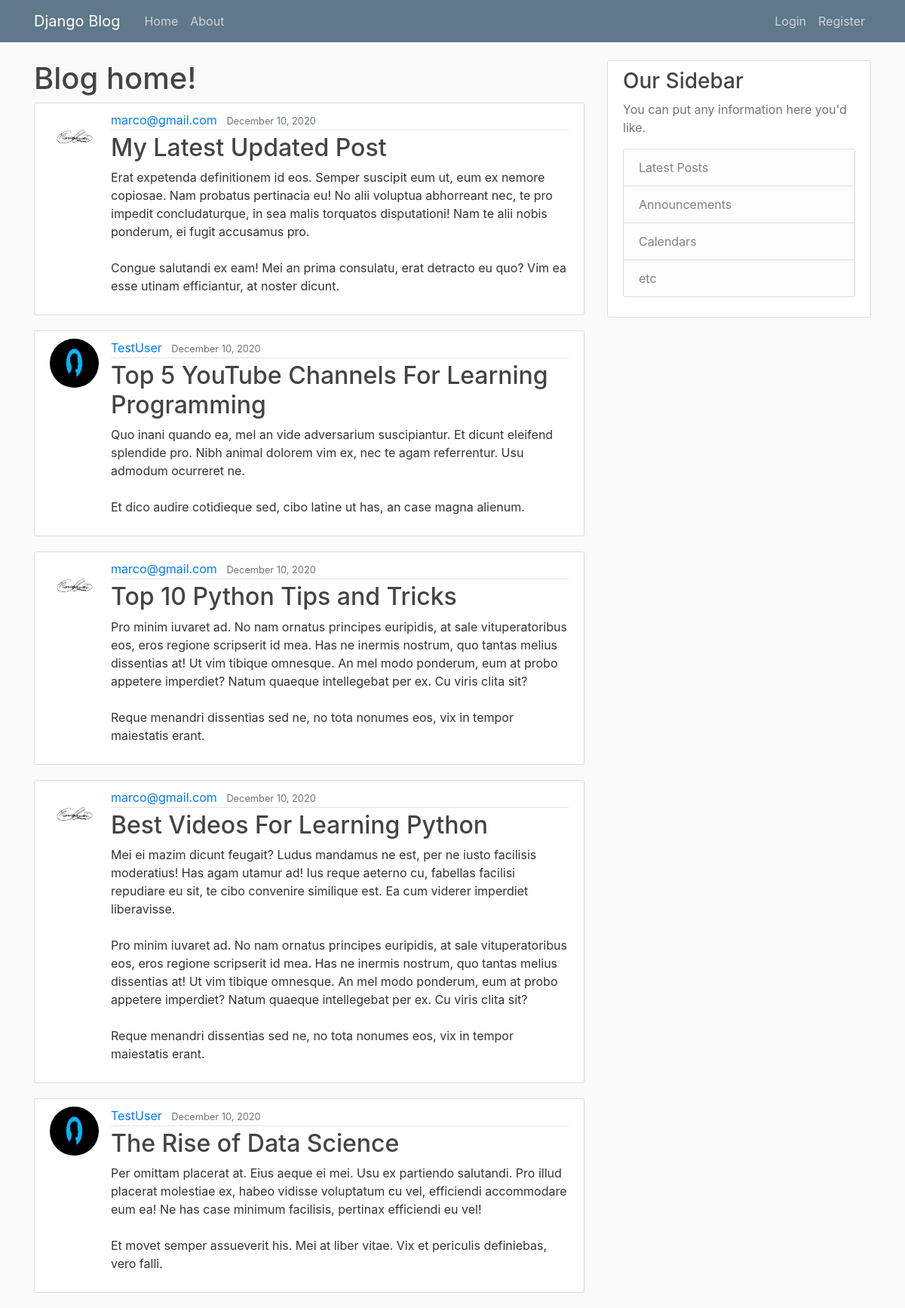
The page / on the database its author committed.
### blog/models.py (models this page shows, shortened)
class Post(models.Model):
    title = models.CharField(max_length=100)
    content = models.TextField()
    date_posted = models.DateTimeField(default=timezone.now)
    author = models.ForeignKey(User, on_delete=models.CASCADE)

### users/models.py (models this page shows, shortened)
class Profile(models.Model):
    user = models.OneToOneField(User, on_delete=models.CASCADE)
    image = models.ImageField(default='default.jpg', upload_to="profile-pics")

### blog/views.py (the view)
# urls.py: path('', PostListView.as_view(), name="blog-home"), # searches by default for <app>/<model>_<viewtype>.html
class PostListView(ListView):
    model = Post
    template_name = 'blog/home.html' # changes <app>/<model>_<viewtype>.html
    context_object_name = 'posts' # uses 'posts' instead of object_list
    ordering = ('-date_posted',)
    paginate_by = 5

### blog/templates/blog/home.html
{% extends "blog/base.html" %}
{% block content %}
    <h1>Blog home!</h1>
    {% for post in posts %}
        <article class="media content-section">
            <img class="rounded-circle article-img" src="{{ post.author.profile.image.url }}">
            <div class="media-body">
                <div class="article-metadata">
                    <a class="mr-2" href="#">{{ post.author }}</a>
                    <small class="text-muted">{{ post.date_posted|date:"F d, Y" }}</small>
                </div>
                <h2><a class="article-title" href="{% url 'post-detail' post.id%}">{{ post.title }}</a></h2>
                <p class="article-content">{{ post.content }}</p>
            </div>
        </article>
    {% endfor %}
{% endblock content %}

### blog/static/blog/main.css (style rules this page uses)
body { background: #fafafa; color: #333333; margin-top: 5rem; }
h1, h2, h3, h4, h5, h6 { color: #444444; }
.content-section { background: #ffffff; padding: 10px 20px; border: 1px solid #dddddd; border-radius: 3px; margin-bottom: 20px; }
.article-title { color: #444444; }
.article-content { white-space: pre-line; }
.article-img { height: 65px; width: 65px; margin-right: 16px; }
.article-metadata { padding-bottom: 1px; margin-bottom: 4px; border-bottom: 1px solid #e3e3e3 }

### rows shown on the page
Post: author.profile.image (picture), author "marco@gmail.com", date_posted "December 10, 2020", title "My Latest Updated Post", content "Erat expetenda definitionem id eos. Semper suscipit eum ut, eum ex nemore copiosae. Nam probatus pertinacia eu! No alii voluptua abhorreant nec, te pro impedit concludaturque, in sea malis torquatos disputationi! Nam te alii nobis ponderum, ei fugit accusamus pro. Congue salutandi ex eam! Mei an prima consulatu, erat detracto eu quo? Vim ea esse utinam efficiantur, at noster dicunt."
Post: author.profile.image (placeholder picture), author "TestUser", date_posted "December 10, 2020", title "Top 5 YouTube Channels For Learning Programming", content "Quo inani quando ea, mel an vide adversarium suscipiantur. Et dicunt eleifend splendide pro. Nibh animal dolorem vim ex, nec te agam referrentur. Usu admodum ocurreret ne. Et dico audire cotidieque sed, cibo latine ut has, an case magna alienum."
Post: author.profile.image (picture), author "marco@gmail.com", date_posted "December 10, 2020", title "Top 10 Python Tips and Tricks", content "Pro minim iuvaret ad. No nam ornatus principes euripidis, at sale vituperatoribus eos, eros regione scripserit id mea. Has ne inermis nostrum, quo tantas melius dissentias at! Ut vim tibique omnesque. An mel modo ponderum, eum at probo appetere imperdiet? Natum quaeque intellegebat per ex. Cu viris clita sit? Reque menandri dissentias sed ne, no tota nonumes eos, vix in tempor maiestatis erant."
Post: author.profile.image (picture), author "marco@gmail.com", date_posted "December 10, 2020", title "Best Videos For Learning Python", content "Mei ei mazim dicunt feugait? Ludus mandamus ne est, per ne iusto facilisis moderatius! Has agam utamur ad! Ius reque aeterno cu, fabellas facilisi repudiare eu sit, te cibo convenire similique est. Ea cum viderer imperdiet liberavisse. Pro minim iuvaret ad. No nam ornatus principes euripidis, at sale vituperatoribus eos, eros regione scripserit id mea. Has ne inermis nostrum, quo tantas melius dissentias at! Ut vim tibique omnesque. An mel modo ponderum, eum at probo appetere imperdiet? Natum quaeque intellegebat per ex. Cu viris clita sit? Reque menandri dissentias sed ne, no tota nonumes eos, vix in tempor maiestatis erant."
Post: author.profile.image (placeholder picture), author "TestUser", date_posted "December 10, 2020", title "The Rise of Data Science", content "Per omittam placerat at. Eius aeque ei mei. Usu ex partiendo salutandi. Pro illud placerat molestiae ex, habeo vidisse voluptatum cu vel, efficiendi accommodare eum ea! Ne has case minimum facilisis, pertinax efficiendi eu vel! Et movet semper assueverit his. Mei at liber vitae. Vix et periculis definiebas, vero falli."
